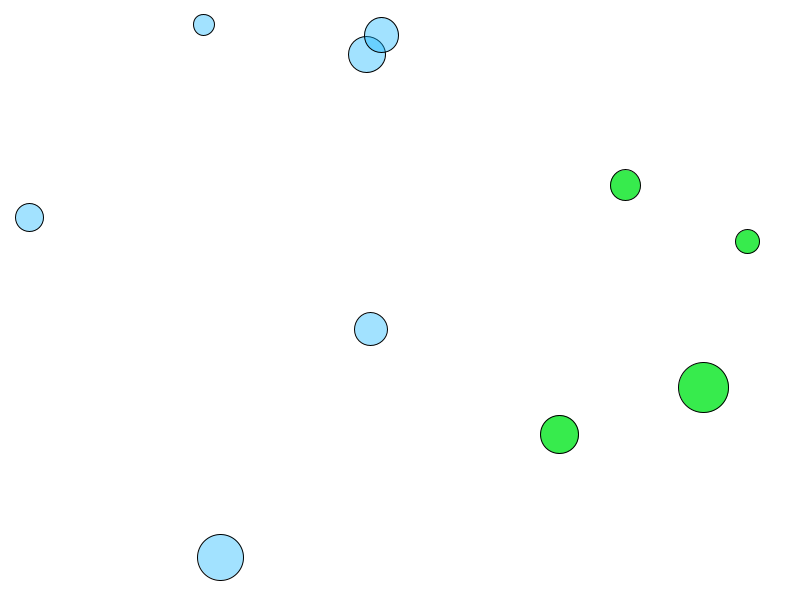
Frame 1 (no input)
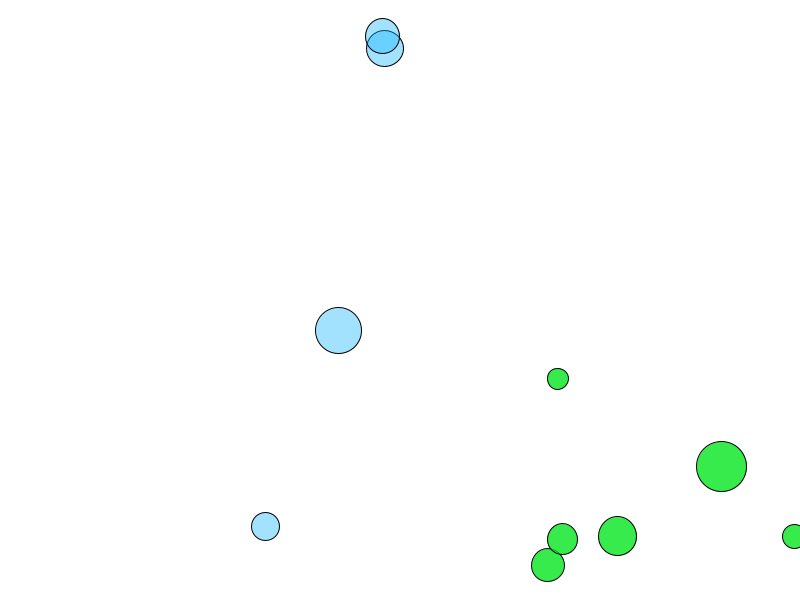
Frame 60 (the mouse pressed at the canvas centre just before this capture)
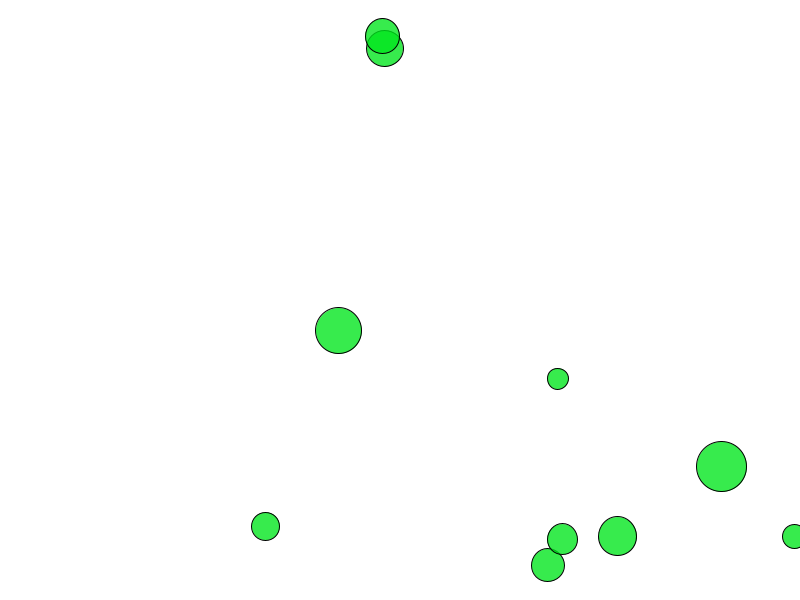
Frame 120 (the mouse held since frame 60 and released just before this capture)

The Processing sketch that drew these frames (run headless with seeded random() and noise(); from frame 60 on, the mouse is pressed at the canvas centre):

// Processing sketch: processing_105989
// ── processing_105989.pde

int arraySize = 10;
float gravity = 0.1;

float[] x = new float [arraySize];
float[] y = new float [arraySize];
float[] xSpeed = new float [arraySize];
float[] ySpeed = new float [arraySize];
float[] rad = new float[arraySize];
boolean stop = false;


void setup() {
  size(800, 600);
  smooth();
  //fills the array
  for (int i = 0; i < arraySize; i++) {
    rad[i] = random(10, 30);
    x[i] = random(0+rad[i], width-rad[i]);
    y[i] = random(0+rad[i], height-rad[i]);
    xSpeed[i] = int(random(1, 8));
    ySpeed[i] = int(random(1, 8));
  }
}

void draw() {
  background(255);
  for (int i = 0; i < arraySize; i ++) {
    if (stop) //checks if mouse was pressed
    {
    }
    else {

      //---
       for ( int j = i; j < arraySize; j++) {
      
      //
      if (i != j) {
        float distance = dist(x[i], y[i], x[j], y[j]);

        if (distance <= (rad[i]+rad[j]) ) {
          y[i] -= ySpeed[i]*2.0;  

          ySpeed[i] *= -1;
          ySpeed[j] *= -1;
        } 

        if (distance <= (rad[i]+rad[j]) ) {
          x[i] -= xSpeed[i]*2.0;  

          xSpeed[i] *= -1;
          xSpeed[j] *= -1;
        }
      }
    }
      //---
      x[i] = x[i] + xSpeed[i];
      y[i] = y[i] + ySpeed[i];
      ySpeed[i] += gravity;

      //Right
      if (x[i] >= width) {
        xSpeed[i] = xSpeed[i] * -1;
      }
      //left
      if (x[i] <= 0 ) {
        xSpeed[i] = xSpeed[i] * -1;
      }
      //top
      if (y[i] >= height) {
        ySpeed[i] = ySpeed[i] * -1;
      }


      //bottom
      if (y[i] <= 0) {
        ySpeed[i] = ySpeed[i] * -1;
      }
      //bottom
      if (x[i] <= width/2) {

        //this will papens if this is true
        fill(18, 182, 255, 100);//transparent blue
      } 
      else {
        //  otherwise do this  
        fill(0, 229, 28, 200); //transparent green
      }
    } 
    ellipse(x[i], y[i], rad[i]*2.0, rad[i]*2.0);
  }
}

void mousePressed() {
  stop = !stop;
}
